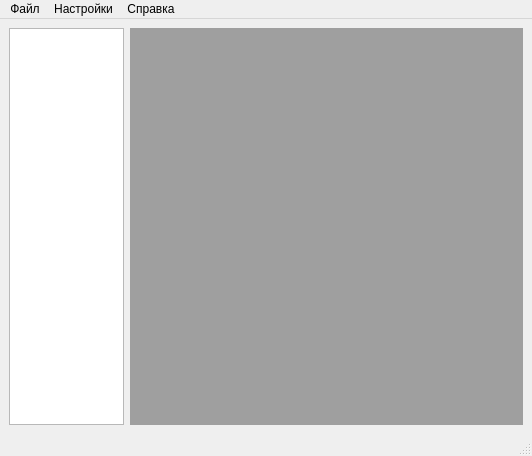
<?xml version="1.0" encoding="UTF-8"?>
<ui version="4.0">
 <class>MainWindow</class>
 <widget class="QMainWindow" name="MainWindow">
  <property name="geometry">
   <rect>
    <x>0</x>
    <y>0</y>
    <width>532</width>
    <height>456</height>
   </rect>
  </property>
  <property name="windowTitle">
   <string>Текстовый редактор</string>
  </property>
  <widget class="QWidget" name="centralwidget">
   <layout class="QVBoxLayout" name="verticalLayout" stretch="0">
    <item>
     <layout class="QHBoxLayout" name="hLayout" stretch="0,0">
      <item>
       <widget class="QTextEdit" name="textEdit"/>
      </item>
      <item>
       <widget class="QMdiArea" name="mdiArea"/>
      </item>
     </layout>
    </item>
   </layout>
  </widget>
  <widget class="QMenuBar" name="menubar">
   <property name="geometry">
    <rect>
     <x>0</x>
     <y>0</y>
     <width>532</width>
     <height>20</height>
    </rect>
   </property>
   <widget class="QMenu" name="menu">
    <property name="title">
     <string>Файл</string>
    </property>
    <addaction name="newFileAction"/>
    <addaction name="openFileAction"/>
    <addaction name="readOnlyAction"/>
    <addaction name="saveFileAction"/>
    <addaction name="printAction"/>
   </widget>
   <widget class="QMenu" name="menu_2">
    <property name="tearOffEnabled">
     <bool>false</bool>
    </property>
    <property name="title">
     <string>Справка</string>
    </property>
    <addaction name="showHelpAction"/>
    <addaction name="aboutProgramAction"/>
   </widget>
   <widget class="QMenu" name="menu_3">
    <property name="title">
     <string>Настройки</string>
    </property>
    <addaction name="shortcutsPrefsAction"/>
    <addaction name="translationChangeAction"/>
    <addaction name="changeThemeAction"/>
   </widget>
   <addaction name="menu"/>
   <addaction name="menu_3"/>
   <addaction name="menu_2"/>
  </widget>
  <widget class="QStatusBar" name="statusbar"/>
  <action name="openFileAction">
   <property name="text">
    <string>Открыть</string>
   </property>
  </action>
  <action name="saveFileAction">
   <property name="enabled">
    <bool>true</bool>
   </property>
   <property name="text">
    <string>Сохранить</string>
   </property>
  </action>
  <action name="showHelpAction">
   <property name="text">
    <string>Показать справку</string>
   </property>
  </action>
  <action name="aboutProgramAction">
   <property name="text">
    <string>О программе</string>
   </property>
  </action>
  <action name="readOnlyAction">
   <property name="text">
    <string>Открыть для чтения</string>
   </property>
  </action>
  <action name="newFileAction">
   <property name="text">
    <string>Новый</string>
   </property>
   <property name="iconText">
    <string>Новый</string>
   </property>
  </action>
  <action name="shortcutsPrefsAction">
   <property name="text">
    <string>Клавиши быстрого доступа</string>
   </property>
  </action>
  <action name="translationChangeAction">
   <property name="text">
    <string>Сменить язык интерфейса</string>
   </property>
  </action>
  <action name="changeThemeAction">
   <property name="text">
    <string>Сменить тему</string>
   </property>
  </action>
  <action name="printAction">
   <property name="text">
    <string>Печать</string>
   </property>
  </action>
 </widget>
 <resources/>
 <connections/>
</ui>
